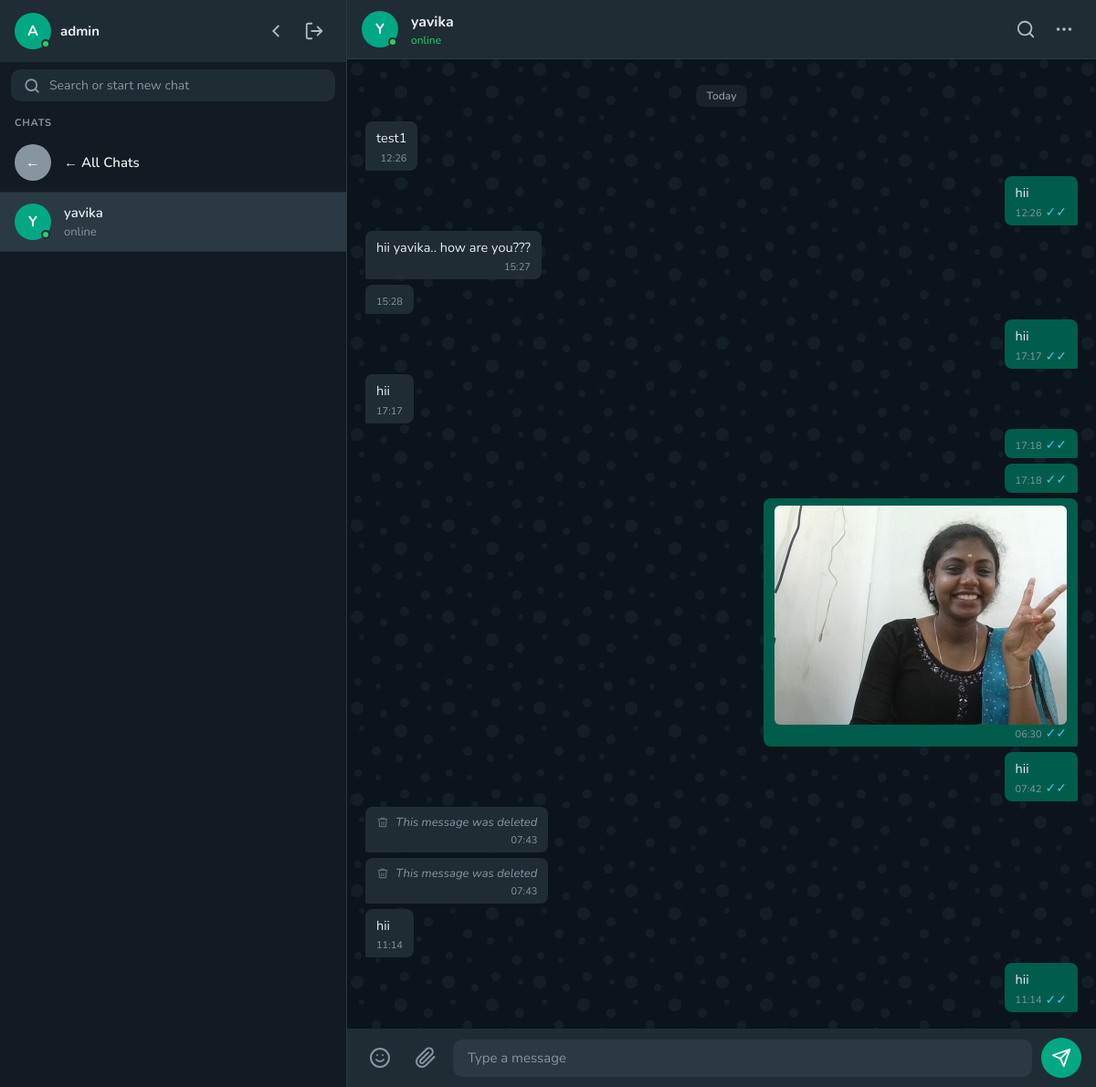
The page /chat/1_2/ (signed in) on the database its author committed.
### chat/models.py (models this page shows, shortened)
class Message(models.Model):
    MESSAGE_TYPES = (
        ('text',  'Text'),
        ('image', 'Image'),
        ('file',  'File'),
    )
    room_name    = models.CharField(max_length=255)
    sender       = models.ForeignKey(User, on_delete=models.CASCADE)
    content      = models.TextField(blank=True)
    file_url     = models.TextField(blank=True, null=True)   # ← ADDED
    message_type = models.CharField(max_length=10, choices=MESSAGE_TYPES, default='text')
    timestamp    = models.DateTimeField(auto_now_add=True)
    is_read      = models.BooleanField(default=False)
    deleted_for_everyone = models.BooleanField(default=False)  # ← ADDED
    class Meta:
        ordering = ['timestamp']

### chat/views.py (the view)
# urls.py: path('chat/<str:room_name>/',     views.room,         name='room'),
@login_required
def room(request, room_name):
    ids        = room_name.split('_')
    other_id   = ids[1] if str(request.user.id) == ids[0] else ids[0]
    other_user = User.objects.get(id=other_id)
    messages   = Message.objects.filter(room_name=room_name)
    profile    = UserProfile.objects.filter(user=other_user).first()
    Message.objects.filter(room_name=room_name, is_read=False).exclude(sender=request.user).update(is_read=True)
    return render(request, 'chat/room.html', {
        'room_name':    room_name,
        'other_user':   other_user,
        'messages':     messages,
        'current_user': request.user,
        'is_online':    profile.is_online if profile else False,
    })

### templates/chat/room.html (shortened to what this page needs)
<!DOCTYPE html>
<html lang="en">
<head>
</head>
<body>
<div class="sidebar">
  <div class="sidebar-header">
    <div class="user-info">
      <div class="avatar">{{ request.user.username|slice:":1" }}<span class="online-dot"></span></div>
      <span class="user-name">{{ request.user.username }}</span>
    </div>
    <div style="display:flex;gap:4px">
      <a href="{% url 'index' %}" class="icon-btn"><svg viewBox="0 0 24 24" fill="none" stroke="currentColor" stroke-width="2" stroke-linecap="round"><polyline points="15 18 9 12 15 6"/></svg></a>
      <a href="{% url 'logout' %}" class="icon-btn"><svg viewBox="0 0 24 24" fill="none" stroke="currentColor" stroke-width="2" stroke-linecap="round" stroke-linejoin="round"><path d="M9 21H5a2 2 0 0 1-2-2V5a2 2 0 0 1 2-2h4"/><polyline points="16 17 21 12 16 7"/><line x1="21" y1="12" x2="9" y2="12"/></svg></a>
    </div>
  </div>
  <div class="search-wrap">
    <div class="search-box">
      <svg viewBox="0 0 24 24" fill="none" stroke="currentColor" stroke-width="2.5" stroke-linecap="round" stroke-linejoin="round"><circle cx="11" cy="11" r="8"/><line x1="21" y1="21" x2="16.65" y2="16.65"/></svg>
      <input type="text" placeholder="Search or start new chat"/>
    </div>
  </div>
  <div class="contacts-label">Chats</div>
  <div class="contacts">
    <a href="{% url 'index' %}" class="contact-item">
      <div class="avatar" style="background:#8696a0">←</div>
      <div class="contact-info"><div class="contact-name">← All Chats</div></div>
    </a>
    <div class="contact-item active">
      <div class="avatar">{{ other_user.username|slice:":1" }}
        {% if is_online %}<span class="online-dot"></span>{% else %}<span class="offline-dot"></span>{% endif %}
      </div>
      <div class="contact-info">
        <div class="contact-name">{{ other_user.username }}</div>
        <div class="contact-last">{% if is_online %}online{% else %}offline{% endif %}</div>
      </div>
    </div>
  </div>
</div>
<div class="chat-area">
  <div class="chat-header">
    <div class="avatar">{{ other_user.username|slice:":1" }}
      {% if is_online %}<span class="online-dot"></span>{% else %}<span class="offline-dot"></span>{% endif %}
    </div>
    <div class="header-user">
      <div class="header-name">{{ other_user.username }}</div>
      <div class="header-status {% if is_online %}status-online{% else %}status-offline{% endif %}" id="headerStatus">
        {% if is_online %}online{% else %}last seen recently{% endif %}
      </div>
    </div>
    <div style="display:flex;gap:4px">
      <button class="icon-btn"><svg viewBox="0 0 24 24" fill="none" stroke="currentColor" stroke-width="2" stroke-linecap="round" stroke-linejoin="round"><circle cx="11" cy="11" r="8"/><line x1="21" y1="21" x2="16.65" y2="16.65"/></svg></button>
      <button class="icon-btn"><svg viewBox="0 0 24 24" fill="none" stroke="currentColor" stroke-width="2" stroke-linecap="round" stroke-linejoin="round"><circle cx="12" cy="12" r="1"/><circle cx="19" cy="12" r="1"/><circle cx="5" cy="12" r="1"/></svg></button>
    </div>
  </div>
  <div class="messages" id="messageContainer">
    <div class="date-divider"><span>Today</span></div>
    {% for msg in messages %}
    <div class="msg-row {% if msg.sender == current_user %}sent{% else %}received{% endif %}" data-id="{{ msg.id }}" data-sender="{{ msg.sender.id }}">
      <div class="bubble">
        {% if msg.deleted_for_everyone %}
          <div class="deleted-msg">
            <svg width="14" height="14" viewBox="0 0 24 24" fill="none" stroke="currentColor" stroke-width="2"><polyline points="3 6 5 6 21 6"/><path d="M19 6l-1 14H6L5 6"/><path d="M10 11v6"/><path d="M14 11v6"/><path d="M9 6V4h6v2"/></svg>
            This message was deleted
          </div>
        {% elif msg.message_type == 'image' and msg.file_url %}
          <img src="{{ msg.file_url }}" onclick="openLightbox(this.src)" alt="image"/>
        {% else %}
          <div class="text">{{ msg.content }}</div>
        {% endif %}
        <div class="meta">
          <span class="time">{{ msg.timestamp|time:"H:i" }}</span>
          {% if msg.sender == current_user %}<span class="ticks {% if msg.is_read %}blue{% else %}grey{% endif %}">✓✓</span>{% endif %}
        </div>
      </div>
    </div>
    {% endfor %}
  </div>
  <div class="input-area">
    <button class="emoji-btn"><svg viewBox="0 0 24 24" fill="none" stroke="currentColor" stroke-width="2" stroke-linecap="round" stroke-linejoin="round"><circle cx="12" cy="12" r="10"/><path d="M8 14s1.5 2 4 2 4-2 4-2"/><line x1="9" y1="9" x2="9.01" y2="9"/><line x1="15" y1="9" x2="15.01" y2="9"/></svg></button>
    <button class="attach-btn" id="attachToggle"><svg viewBox="0 0 24 24" fill="none" stroke="currentColor" stroke-width="2" stroke-linecap="round" stroke-linejoin="round"><path d="M21.44 11.05l-9.19 9.19a6 6 0 0 1-8.49-8.49l9.19-9.19a4 4 0 0 1 5.66 5.66l-9.2 9.19a2 2 0 0 1-2.83-2.83l8.49-8.48"/></svg></button>
    <textarea class="msg-input" id="msgInput" placeholder="Type a message" rows="1"></textarea>
    <button class="send-btn" id="sendBtn"><svg viewBox="0 0 24 24" fill="none" stroke="currentColor" stroke-width="2" stroke-linecap="round" stroke-linejoin="round"><line x1="22" y1="2" x2="11" y2="13"/><polygon points="22 2 15 22 11 13 2 9 22 2"/></svg></button>
  </div>
</div>
</body>
</html>

### rows shown on the page
Message: content "test1", timestamp "12:26"
Message: content "hii", timestamp "12:26"
Message: content "hii yavika.. how are you???", timestamp "15:27"
Message: timestamp "15:28"
Message: content "hii", timestamp "17:17"
Message: content "hii", timestamp "17:17"
Message: timestamp "17:18"
Message: timestamp "17:18"
Message: file_url (picture), timestamp "06:30"
Message: content "hii", timestamp "07:42"
Message: deleted_for_everyone True (drawn), timestamp "07:43"
Message: deleted_for_everyone True (drawn), timestamp "07:43"
Message: content "hii", timestamp "11:14"
Message: content "hii", timestamp "11:14"

### other values the page prints
{{ request.user.username|slice:":1" }} "A"
{{ request.user.username }} "admin"
{{ other_user.username|slice:":1" }} "Y"
{{ other_user.username }} "yavika"
